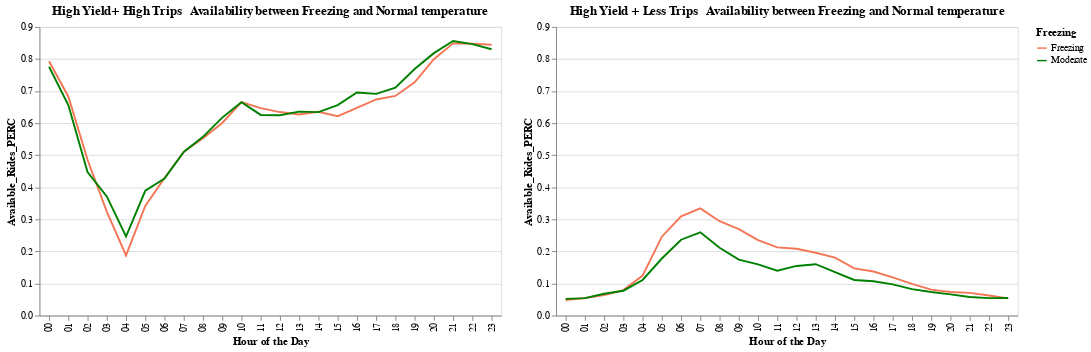

Notebook source saved alongside this figure:
### Code cell
high = alt.Chart(ds1).mark_line().encode(
    x=alt.X('Hour:N',title = 'Hour of the Day'),
    y='Available_Rides_PERC:Q',
    color='Freezing:O'
)

low = alt.Chart(ds2).mark_line().encode(
    x=alt.X('Hour:N',title = 'Hour of the Day'),
    y='Available_Rides_PERC:Q',
    color=alt.Color('Freezing:O',scale=alt.Scale(domain=['Freezing','Moderate'], range=['#f37656','green'])
))

(high.properties(title = 'High Yield+ High Trips \n Availability between Freezing and Normal temperature')|low.properties(title = 'High Yield + Less Trips \n Availability between Freezing and Normal temperature')).resolve_scale(
    y='shared'
)

### Figure 1 — Vega-Lite specification as saved in the notebook (floating-point values rounded to 4 significant figures)
{"config": {"background": "white", "view": {"continuousWidth": 400, "continuousHeight": 300}}, "hconcat": [{"data": {"name": "data-cc9f883e016f08eb738406148b796fd5"}, "mark": "line", "encoding": {"color": {"type": "ordinal", "field": "Freezing"}, "x": {"type": "nominal", "field": "Hour", "title": "Hour of the Day"}, "y": {"type": "quantitative", "field": "Available_Rides_PERC"}}, "title": "High Yield+ High Trips \n Availability between Freezing and Normal temperature"}, {"data": {"name": "data-4709eafeac3cabf9e2b3dff6b3be03db"}, "mark": "line", "encoding": {"color": {"type": "ordinal", "field": "Freezing", "scale": {"domain": ["Freezing", "Moderate"], "range": ["#f37656", "green"]}}, "x": {"type": "nominal", "field": "Hour", "title": "Hour of the Day"}, "y": {"type": "quantitative", "field": "Available_Rides_PERC"}}, "title": "High Yield + Less Trips \n Availability between Freezing and Normal temperature"}], "resolve": {"scale": {"y": "shared"}}, "$schema": "https://vega.github.io/schema/vega-lite/v4.8.1.json", "datasets": {"data-cc9f883e016f08eb738406148b796fd5": [{"Freezing": "Freezing", "Hour": "00", "Available_Rides_PERC": 0.793}, {"Freezing": "Freezing", "Hour": "01", "Available_Rides_PERC": 0.6832}, {"Freezing": "Freezing", "Hour": "02", "Available_Rides_PERC": 0.4858}, {"Freezing": "Freezing", "Hour": "03", "Available_Rides_PERC": 0.3243}, {"Freezing": "Freezing", "Hour": "04", "Available_Rides_PERC": 0.1876}, {"Freezing": "Freezing", "Hour": "05", "Available_Rides_PERC": 0.3421}, {"Freezing": "Freezing", "Hour": "06", "Available_Rides_PERC": 0.4289}, {"Freezing": "Freezing", "Hour": "07", "Available_Rides_PERC": 0.5105}, {"Freezing": "Freezing", "Hour": "08", "Available_Rides_PERC": 0.5529}, {"Freezing": "Freezing", "Hour": "09", "Available_Rides_PERC": 0.6005}, {"Freezing": "Freezing", "Hour": "10", "Available_Rides_PERC": 0.6658}, {"Freezing": "Freezing", "Hour": "11", "Available_Rides_PERC": 0.6466}, {"Freezing": "Freezing", "Hour": "12", "Available_Rides_PERC": 0.6345}, {"Freezing": "Freezing", "Hour": "13", "Available_Rides_PERC": 0.6269}, {"Freezing": "Freezing", "Hour": "14", "Available_Rides_PERC": 0.6354}, {"Freezing": "Freezing", "Hour": "15", "Available_Rides_PERC": 0.6217}, {"Freezing": "Freezing", "Hour": "16", "Available_Rides_PERC": 0.6474}, {"Freezing": "Freezing", "Hour": "17", "Available_Rides_PERC": 0.6738}, {"Freezing": "Freezing", "Hour": "18", "Available_Rides_PERC": 0.6848}, {"Freezing": "Freezing", "Hour": "19", "Available_Rides_PERC": 0.727}, {"Freezing": "Freezing", "Hour": "20", "Available_Rides_PERC": 0.7993}, {"Freezing": "Freezing", "Hour": "21", "Available_Rides_PERC": 0.8488}, {"Freezing": "Freezing", "Hour": "22", "Available_Rides_PERC": 0.8479}, {"Freezing": "Freezing", "Hour": "23", "Available_Rides_PERC": 0.8446}, {"Freezing": "Moderate", "Hour": "00", "Available_Rides_PERC": 0.7757}, {"Freezing": "Moderate", "Hour": "01", "Available_Rides_PERC": 0.6565}, {"Freezing": "Moderate", "Hour": "02", "Available_Rides_PERC": 0.4473}, {"Freezing": "Moderate", "Hour": "03", "Available_Rides_PERC": 0.3714}, {"Freezing": "Moderate", "Hour": "04", "Available_Rides_PERC": 0.2464}, {"Freezing": "Moderate", "Hour": "05", "Available_Rides_PERC": 0.3891}, {"Freezing": "Moderate", "Hour": "06", "Available_Rides_PERC": 0.4272}, {"Freezing": "Moderate", "Hour": "07", "Available_Rides_PERC": 0.5099}, {"Freezing": "Moderate", "Hour": "08", "Available_Rides_PERC": 0.5572}, {"Freezing": "Moderate", "Hour": "09", "Available_Rides_PERC": 0.6173}, {"Freezing": "Moderate", "Hour": "10", "Available_Rides_PERC": 0.6653}, {"Freezing": "Moderate", "Hour": "11", "Available_Rides_PERC": 0.6256}, {"Freezing": "Moderate", "Hour": "12", "Available_Rides_PERC": 0.6248}, {"Freezing": "Moderate", "Hour": "13", "Available_Rides_PERC": 0.6358}, {"Freezing": "Moderate", "Hour": "14", "Available_Rides_PERC": 0.6344}, {"Freezing": "Moderate", "Hour": "15", "Available_Rides_PERC": 0.6562}, {"Freezing": "Moderate", "Hour": "16", "Available_Rides_PERC": 0.6954}, {"Freezing": "Moderate", "Hour": "17", "Available_Rides_PERC": 0.6913}, {"Freezing": "Moderate", "Hour": "18", "Available_Rides_PERC": 0.7104}, {"Freezing": "Moderate", "Hour": "19", "Available_Rides_PERC": 0.7689}, {"Freezing": "Moderate", "Hour": "20", "Available_Rides_PERC": 0.8182}, {"Freezing": "Moderate", "Hour": "21", "Available_Rides_PERC": 0.8561}, {"Freezing": "Moderate", "Hour": "22", "Available_Rides_PERC": 0.8463}, {"Freezing": "Moderate", "Hour": "23", "Available_Rides_PERC": 0.8305}], "data-4709eafeac3cabf9e2b3dff6b3be03db": [{"Freezing": "Freezing", "Hour": "00", "Available_Rides_PERC": 0.04839}, {"Freezing": "Freezing", "Hour": "01", "Available_Rides_PERC": 0.05436}, {"Freezing": "Freezing", "Hour": "02", "Available_Rides_PERC": 0.06411}, {"Freezing": "Freezing", "Hour": "03", "Available_Rides_PERC": 0.07936}, {"Freezing": "Freezing", "Hour": "04", "Available_Rides_PERC": 0.1246}, {"Freezing": "Freezing", "Hour": "05", "Available_Rides_PERC": 0.2459}, {"Freezing": "Freezing", "Hour": "06", "Available_Rides_PERC": 0.3095}, {"Freezing": "Freezing", "Hour": "07", "Available_Rides_PERC": 0.3343}, {"Freezing": "Freezing", "Hour": "08", "Available_Rides_PERC": 0.2942}, {"Freezing": "Freezing", "Hour": "09", "Available_Rides_PERC": 0.2697}, {"Freezing": "Freezing", "Hour": "10", "Available_Rides_PERC": 0.235}, {"Freezing": "Freezing", "Hour": "11", "Available_Rides_PERC": 0.2126}, {"Freezing": "Freezing", "Hour": "12", "Available_Rides_PERC": 0.2082}, {"Freezing": "Freezing", "Hour": "13", "Available_Rides_PERC": 0.1958}, {"Freezing": "Freezing", "Hour": "14", "Available_Rides_PERC": 0.1808}, {"Freezing": "Freezing", "Hour": "15", "Available_Rides_PERC": 0.1471}, {"Freezing": "Freezing", "Hour": "16", "Available_Rides_PERC": 0.1374}, {"Freezing": "Freezing", "Hour": "17", "Available_Rides_PERC": 0.119}, {"Freezing": "Freezing", "Hour": "18", "Available_Rides_PERC": 0.09882}, {"Freezing": "Freezing", "Hour": "19", "Available_Rides_PERC": 0.08067}, {"Freezing": "Freezing", "Hour": "20", "Available_Rides_PERC": 0.07363}, {"Freezing": "Freezing", "Hour": "21", "Available_Rides_PERC": 0.07076}, {"Freezing": "Freezing", "Hour": "22", "Available_Rides_PERC": 0.06248}, {"Freezing": "Freezing", "Hour": "23", "Available_Rides_PERC": 0.05363}, {"Freezing": "Moderate", "Hour": "00", "Available_Rides_PERC": 0.05203}, {"Freezing": "Moderate", "Hour": "01", "Available_Rides_PERC": 0.05432}, {"Freezing": "Moderate", "Hour": "02", "Available_Rides_PERC": 0.0678}, {"Freezing": "Moderate", "Hour": "03", "Available_Rides_PERC": 0.07741}, {"Freezing": "Moderate", "Hour": "04", "Available_Rides_PERC": 0.1108}, {"Freezing": "Moderate", "Hour": "05", "Available_Rides_PERC": 0.1778}, {"Freezing": "Moderate", "Hour": "06", "Available_Rides_PERC": 0.2364}, {"Freezing": "Moderate", "Hour": "07", "Available_Rides_PERC": 0.2596}, {"Freezing": "Moderate", "Hour": "08", "Available_Rides_PERC": 0.2112}, {"Freezing": "Moderate", "Hour": "09", "Available_Rides_PERC": 0.1742}, {"Freezing": "Moderate", "Hour": "10", "Available_Rides_PERC": 0.1594}, {"Freezing": "Moderate", "Hour": "11", "Available_Rides_PERC": 0.14}, {"Freezing": "Moderate", "Hour": "12", "Available_Rides_PERC": 0.1547}, {"Freezing": "Moderate", "Hour": "13", "Available_Rides_PERC": 0.1601}, {"Freezing": "Moderate", "Hour": "14", "Available_Rides_PERC": 0.1353}, {"Freezing": "Moderate", "Hour": "15", "Available_Rides_PERC": 0.1109}, {"Freezing": "Moderate", "Hour": "16", "Available_Rides_PERC": 0.1068}, {"Freezing": "Moderate", "Hour": "17", "Available_Rides_PERC": 0.09733}, {"Freezing": "Moderate", "Hour": "18", "Available_Rides_PERC": 0.08222}, {"Freezing": "Moderate", "Hour": "19", "Available_Rides_PERC": 0.07337}, {"Freezing": "Moderate", "Hour": "20", "Available_Rides_PERC": 0.06601}, {"Freezing": "Moderate", "Hour": "21", "Available_Rides_PERC": 0.05787}, {"Freezing": "Moderate", "Hour": "22", "Available_Rides_PERC": 0.05433}, {"Freezing": "Moderate", "Hour": "23", "Available_Rides_PERC": 0.05479}]}}
